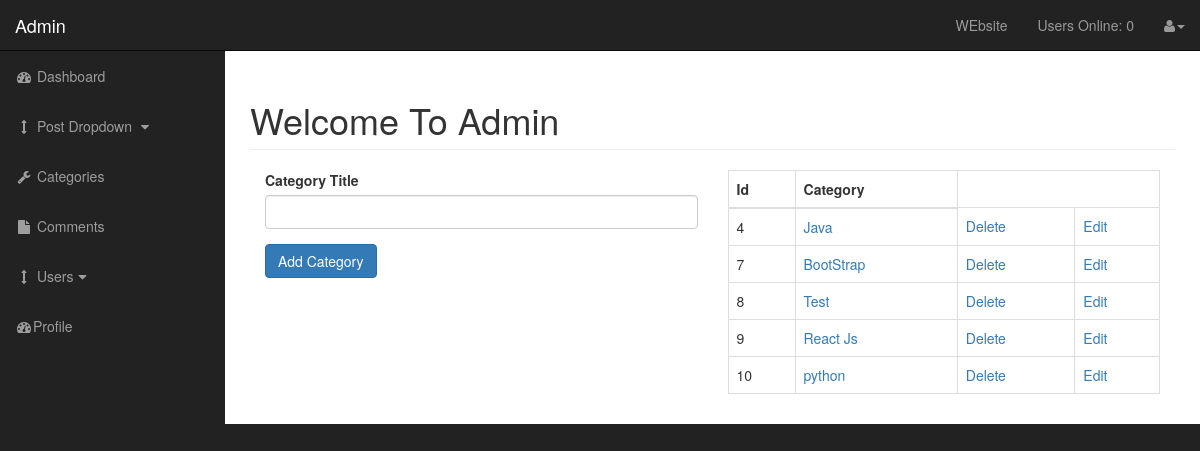
The app's page /admin/categories.php with its own data.
### tables this page shows
CREATE TABLE `categories` (
  `cat_id` int(3) NOT NULL,
  `cat_title` varchar(255) NOT NULL
);

### admin/includes/functions.php (the view, shortened to what this page needs)
<?php
function finding_all_categories()
{
    global $connection;
    $query = "SELECT * FROM categories";
    $select_categories_query = mysqli_query($connection, $query);
    while ($row = mysqli_fetch_assoc($select_categories_query)) {
        $cat_id =  $row['cat_id'];
        $cat_title =  $row['cat_title'];
        echo "<tr>";
        echo "<td>{$cat_id}</td>";
        echo "<td><a href='../category.php?category=$cat_id'>{$cat_title}</a></td>";
        echo "<td><a href='categories.php?delete={$cat_id}'>Delete</td>";
        echo "<td><a href='categories.php?edit={$cat_id}'>Edit</td>";
        echo "</tr>";
    }
}
?>

### admin/css/sb-admin.css (style rules this page uses)
body { margin-top: 100px; background-color: #222; }
@media (min-width:768px) { body { margin-top: 50px; } }

### records on screen
categories: cat_id "4", cat_title "Java"
categories: cat_id "7", cat_title "BootStrap"
categories: cat_id "8", cat_title "Test"
categories: cat_id "9", cat_title "React Js"
categories: cat_id "10", cat_title "python"

### other values on screen
$count_user "0"
